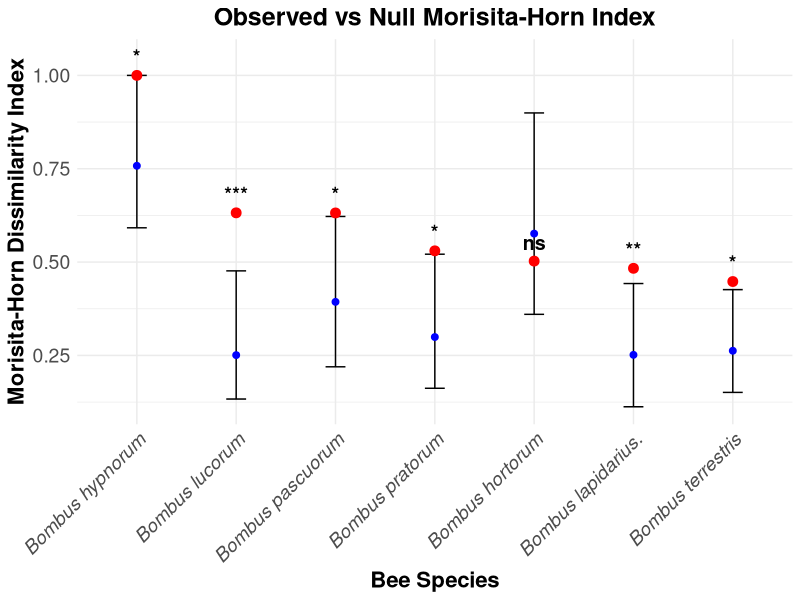

The R source for this figure: (Note: this script raises an error after producing the figure.)
# Load necessary libraries
library(vegan)  # For Morisita-Horn dissimilarity
library(ggplot2)  # For plotting
library(dplyr)  # For data manipulation
library(tidyr)

# Load dataset
data <- read.csv("bee_sex_plant_morisita_horn.csv")


# Function to calculate Morisita-Horn index
calculate_morisita_horn <- function(data) {
  
  # Create plant species visit matrix
  visit_matrix <- data %>%
    group_by(bee_species, bee_sex, plant_species) %>%
    summarise(visits = n(), .groups = "drop") %>%
    pivot_wider(names_from = plant_species, values_from = visits, values_fill = 0)
  
  # Set result variables 
  species <- unique(visit_matrix$bee_species)
  results <- data.frame(Bee_Species = species, Observed_MH = NA)
  
  # Calculate the index and save it to results
  for (bee in species) {
    subset_data <- filter(visit_matrix, bee_species == bee)
    if (n_distinct(subset_data$bee_sex) == 2) {
      male_vector <- subset_data %>% filter(bee_sex == "M") %>% select(-bee_species, -bee_sex) %>% as.matrix()
      female_vector <- subset_data %>% filter(bee_sex == "F") %>% select(-bee_species, -bee_sex) %>% as.matrix()
      results$Observed_MH[results$Bee_Species == bee] <- as.numeric(vegdist(rbind(male_vector, female_vector), method = "horn"))
    }
  }
  return(results)
}


# Function to calculate Morisita-Horn index for the Null model with shuffling
calculate_null_morisita_horn <- function(data, n_perm = 999, seed = 123) {
  
  # Set seed ONCE for reproducibility across iterations
  set.seed(seed)
  
  species <- unique(data$bee_species)
  null_results_list <- vector("list", n_perm)  # Store all iterations
  
  # Iterate the calculation of the index (shuffled data every time)
  for (i in 1:n_perm) {
  

    # data_shuffled <- data %>%
    #   mutate(bee_sex = sample(bee_sex))
    
    # Shuffle the bee_sex column while maintaining M/F counts per plant_species
    data_shuffled <- data %>%
      group_by(bee_species) %>%
      mutate(bee_sex = sample(bee_sex)) %>%  # Shuffle within plant species
      ungroup()
    
    # Create plant species visit matrix
    visit_matrix <- data_shuffled %>%
      group_by(bee_species, bee_sex, plant_species) %>%
      summarise(visits = n(), .groups = "drop") %>%
      pivot_wider(names_from = plant_species, values_from = visits, values_fill = 0)
    
    # Create dataframe to store results per species
    iteration_results <- data.frame(Bee_Species = species, Null_MH = NA)
    
    # Calculate the index
    for (bee in species) {
      subset_data <- filter(visit_matrix, bee_species == bee)
      if (n_distinct(subset_data$bee_sex) == 2) {
        male_vector <- subset_data %>% filter(bee_sex == "M") %>% select(-bee_species, -bee_sex) %>% as.matrix()
        female_vector <- subset_data %>% filter(bee_sex == "F") %>% select(-bee_species, -bee_sex) %>% as.matrix()
        iteration_results$Null_MH[iteration_results$Bee_Species == bee] <- as.numeric(vegdist(rbind(male_vector, female_vector), method = "horn"))
      }
    }
    
    null_results_list[[i]] <- iteration_results  # Store each iteration
  }
  
  # Combine all iterations into a single dataframe
  null_results_df <- bind_rows(null_results_list)
  
  # Calculate Mean, SD, 95% CI, and Normality Tests per species
  final_results <- null_results_df %>%
    group_by(Bee_Species) %>%
    summarise(
      Null_MH_Mean = mean(Null_MH, na.rm = TRUE),
      simSD = sd(Null_MH, na.rm = TRUE),  # Added Standard Deviation Calculation
      CI_95_Low = quantile(Null_MH, 0.025, na.rm = TRUE),
      CI_95_Up = quantile(Null_MH, 0.975, na.rm = TRUE),
      
      # Kolmogorov-Smirnov Test for Normality
      ks_p = ks.test(Null_MH, "pnorm", mean = Null_MH_Mean, sd = simSD)$p.value,
      
      # Shapiro-Wilk Test for Normality (Direct Computation)
      shapiro_p = shapiro.test(Null_MH)$p.value,
      
      # Empirical P-Value Calculation
      empirical_p = (sum(Null_MH >= Null_MH_Mean, na.rm = TRUE) + 1) / (n() + 1),
      
      # Assign significance stars based on empirical p-values
      significance_empirical = case_when(
        empirical_p < 0.001 ~ "***",  # Highly significant
        empirical_p < 0.01  ~ "**",   # Very significant
        empirical_p < 0.05  ~ "*",    # Significant
        TRUE               ~ "ns"     # Not significant
      ),
      
      .groups = "drop"
    )
  
  return(final_results)
}

# Compute observed Morisita-Horn index
observed_results <- calculate_morisita_horn(data)

# Compute null model
null_results <- calculate_null_morisita_horn(data, n_perm = 999, seed = 42)

# Merge observed and null results
summary_model <- merge(observed_results, null_results, by = "Bee_Species")

# Save results
write.csv(summary_model, "Morisita_Horn_Null_Model_Results.csv", row.names = FALSE)

# Compute Z-score and p-value
summary_model <- summary_model %>%
  mutate(
    z_score = (Observed_MH - Null_MH_Mean) / simSD,  # Compute Z-score
    p_value = 2 * (1 - pnorm(abs(z_score))),  # Two-tailed p-value from Z-score
    significance = case_when(
      p_value < 0.001 ~ "***",   # Highly significant
      p_value < 0.01  ~ "**",    # Very significant
      p_value < 0.05  ~ "*",     # Significant
      TRUE            ~ "ns"     # Not significant
    )
  )

# Print the updated summary_model with p-values
print(summary_model)

#Plot version 3

ggplot(summary_model, aes(x = reorder(Bee_Species, -Observed_MH))) +  
  geom_errorbar(aes(ymin = CI_95_Low, ymax = CI_95_Up), width = 0.2, color = "black") +  
  geom_point(aes(y = Null_MH_Mean), color = "blue", size = 2) +  
  geom_point(aes(y = Observed_MH), color = "red", size = 3) + 
  geom_text(aes(y = Observed_MH + 0.05, label = significance), size = 5, fontface = "bold") +  # Add significance labels
  labs(title = "Observed vs Null Morisita-Horn Index",  
       x = "Bee Species",  
       y = "Morisita-Horn Dissimilarity Index") +  
  theme_minimal() +  
  theme(
    text = element_text(size = 16),
    axis.text.x = element_text(size = 14, angle = 45, hjust = 1, face = "italic"),
    axis.text.y = element_text(size = 14),
    axis.title.x = element_text(size = 16, face = "bold"),
    axis.title.y = element_text(size = 16, face = "bold"),
    plot.title = element_text(size = 18, face = "bold", hjust = 0.5)
  )


#Normality test for null model distributions-----

#Shapiro-Wilk normality test
shapiro_test <- shapiro.test(null_results$Null_MH_Mean)
print(shapiro_test)

# Compute normality tests per bee species
normality_results <- null_results %>%
  group_by(Bee_Species) %>%
  summarise(
    shapiro_p = ifelse(n() >= 3 & n() <= 5000, shapiro.test(Null_MH)$p.value, NA),  # Shapiro-Wilk Test
    ks_p = ks.test(Null_MH, "pnorm", mean(Null_MH, na.rm = TRUE), sd(Null_MH, na.rm = TRUE))$p.value  # KS Test
  ) %>%
  ungroup()

# Print results
print(normality_results)


#Kolmogorov-Smirnov test
ks_test <- ks.test(null_results$Null_MH_Mean, "pnorm", mean(null_results$Null_MH_Mean, na.rm = TRUE), sd(null_results$Null_MH_Mean, na.rm = TRUE))
print(ks_test)

# Histogram with density curve
ggplot(null_results, aes(x = Null_MH_Mean)) + 
  geom_histogram(binwidth = 0.05, color = "black", fill = "lightblue", alpha = 0.7) + 
  geom_density(aes(y = ..density.. * length(null_results) * 0.05), color = "red", size = 1) +  
  labs(title = "Distribution of Null Morisita-Horn Indices",
       x = "Null Morisita-Horn Index",
       y = "Frequency") +  
  theme_minimal()

# QQ plot
qqnorm(null_results$Null_MH_Mean)
qqline(null_results$Null_MH_Mean, col = "red")

# Compute empirical p-value for non-parametric data
summary_model <- summary_model %>%
  rowwise() %>%
  mutate(
    p_value_empirical = (sum(null_results$Null_MH >= Observed_MH, na.rm = TRUE) + 1) / (nrow(null_results) + 1),
    significance = case_when(
      p_value_empirical < 0.001 ~ "***",  # Highly significant
      p_value_empirical < 0.01  ~ "**",   # Very significant
      p_value_empirical < 0.05  ~ "*",    # Significant
      TRUE                      ~ "ns"    # Not significant
    )
  ) %>%
  ungroup()

#add the empirical p-value significance to the plot:

ggplot(summary_model, aes(x = reorder(Bee_Species, -Observed_MH))) +  
  geom_errorbar(aes(ymin = CI_95_Low, ymax = CI_95_Up), width = 0.2, color = "black") +  
  geom_point(aes(y = Null_MH_Mean), color = "blue", size = 2) +  
  geom_point(aes(y = Observed_MH), color = "red", size = 3) + 
  geom_text(aes(y = Observed_MH + 0.05, label = significance), size = 5, fontface = "bold") +  # Add significance labels
  labs(title = "Observed vs Null Morisita-Horn Index",  
       x = "Bee Species",  
       y = "Morisita-Horn Dissimilarity Index") +  
  theme_minimal() +  
  theme(
    text = element_text(size = 16),
    axis.text.x = element_text(size = 14, angle = 45, hjust = 1, face = "italic"),
    axis.text.y = element_text(size = 14),
    axis.title.x = element_text(size = 16, face = "bold"),
    axis.title.y = element_text(size = 16, face = "bold"),
    plot.title = element_text(size = 18, face = "bold", hjust = 0.5)
  )

#Compute a Rank-Based Effect Size (Mann-Whitney U Alternative)

summary_model <- summary_model %>%
  rowwise() %>%
  mutate(
    rank_based_z = (rank(c(Observed_MH, null_results$Null_MH))[1] - median(rank(null_results$Null_MH))) /
      sd(rank(null_results$Null_MH), na.rm = TRUE)
  ) %>%
  ungroup()

#plot the rank-based Z-score

ggplot(summary_model, aes(x = reorder(Bee_Species, -rank_based_z), y = rank_based_z)) +  
  geom_bar(stat = "identity", fill = "steelblue", color = "black", alpha = 0.7) +  
  geom_hline(yintercept = 0, linetype = "dashed", color = "red", size = 1) +  # Reference line at 0
  labs(title = "Rank-Based Z-Scores of Morisita-Horn Index",  
       x = "Bee Species",  
       y = "Rank-Based Z-Score") +  
  theme_minimal() +  
  theme(
    text = element_text(size = 16),
    axis.text.x = element_text(size = 14, angle = 45, hjust = 1, face = "italic"),
    axis.text.y = element_text(size = 14),
    axis.title.x = element_text(size = 16, face = "bold"),
    axis.title.y = element_text(size = 16, face = "bold"),
    plot.title = element_text(size = 18, face = "bold", hjust = 0.5)
  )


# Ensure necessary libraries are loaded
library(dplyr)

# Compute Wilcoxon Signed-Rank Test per bee species
summary_model <- summary_model %>%
  rowwise() %>%
  mutate(
    wilcox_p = wilcox.test(
      x = null_results %>% filter(Bee_Species == Bee_Species) %>% pull(Null_MH_Mean),  # Extracting the null model mean values
      mu = Observed_MH,  # Comparing against the observed Morisita-Horn index
      alternative = "two.sided"  # Two-tailed test
    )$p.value,
    
    # Assign significance stars based on Wilcoxon p-values
    significance_wilcox = case_when(
      wilcox_p < 0.001 ~ "***",  # Highly significant
      wilcox_p < 0.01  ~ "**",   # Very significant
      wilcox_p < 0.05  ~ "*",    # Significant
      TRUE             ~ "ns"     # Not significant
    )
  ) %>%
  ungroup()

# Print results with Wilcoxon p-values
print(summary_model)


ggplot(summary_model, aes(x = reorder(Bee_Species, -Observed_MH))) +  
  geom_errorbar(aes(ymin = CI_95_Low, ymax = CI_95_Up), width = 0.2, color = "black") +  
  geom_point(aes(y = Null_MH_Mean), color = "blue", size = 2) +  
  geom_point(aes(y = Observed_MH), color = "red", size = 3) + 
  geom_text(aes(y = Observed_MH + 0.05, label = significance_wilcox), size = 5, fontface = "bold") +  # Wilcoxon significance labels
  labs(title = "Wilcoxon Test: Observed vs Null Morisita-Horn Index",  
       x = "Bee Species",  
       y = "Morisita-Horn Dissimilarity Index") +  
  theme_minimal() +  
  theme(
    text = element_text(size = 16),
    axis.text.x = element_text(size = 14, angle = 45, hjust = 1, face = "italic"),
    axis.text.y = element_text(size = 14),
    axis.title.x = element_text(size = 16, face = "bold"),
    axis.title.y = element_text(size = 16, face = "bold"),
    plot.title = element_text(size = 18, face = "bold", hjust = 0.5)
  )


# Compute empirical p-value per bee species
summary_model <- summary_model %>%
  rowwise() %>%
  mutate(
    empirical_p = (sum(null_results %>% filter(Bee_Species == Bee_Species) %>% pull(Null_MH_Mean) >= Observed_MH, na.rm = TRUE) + 1) / 
      (nrow(null_results %>% filter(Bee_Species == Bee_Species)) + 1),
    
    # Assign significance stars based on empirical p-values
    significance_empirical = case_when(
      empirical_p < 0.001 ~ "***",  # Highly significant
      empirical_p < 0.01  ~ "**",   # Very significant
      empirical_p < 0.05  ~ "*",    # Significant
      TRUE               ~ "ns"     # Not significant
    )
  ) %>%
  ungroup()

# Print results with empirical p-values
print(summary_model)

ggplot(summary_model, aes(x = reorder(Bee_Species, -Observed_MH))) +  
  geom_errorbar(aes(ymin = CI_95_Low, ymax = CI_95_Up), width = 0.2, color = "black") +  
  geom_point(aes(y = Null_MH_Mean), color = "blue", size = 2) +  
  geom_point(aes(y = Observed_MH), color = "red", size = 3) + 
  geom_text(aes(y = Observed_MH + 0.05, label = significance_empirical), size = 5, fontface = "bold") +  # Empirical significance labels
  labs(title = "Empirical P-Value Test: Observed vs Null Morisita-Horn Index",  
       x = "Bee Species",  
       y = "Morisita-Horn Dissimilarity Index") +  
  theme_minimal() +  
  theme(
    text = element_text(size = 16),
    axis.text.x = element_text(size = 14, angle = 45, hjust = 1, face = "italic"),
    axis.text.y = element_text(size = 14),
    axis.title.x = element_text(size = 16, face = "bold"),
    axis.title.y = element_text(size = 16, face = "bold"),
    plot.title = element_text(size = 18, face = "bold", hjust = 0.5)
  )
